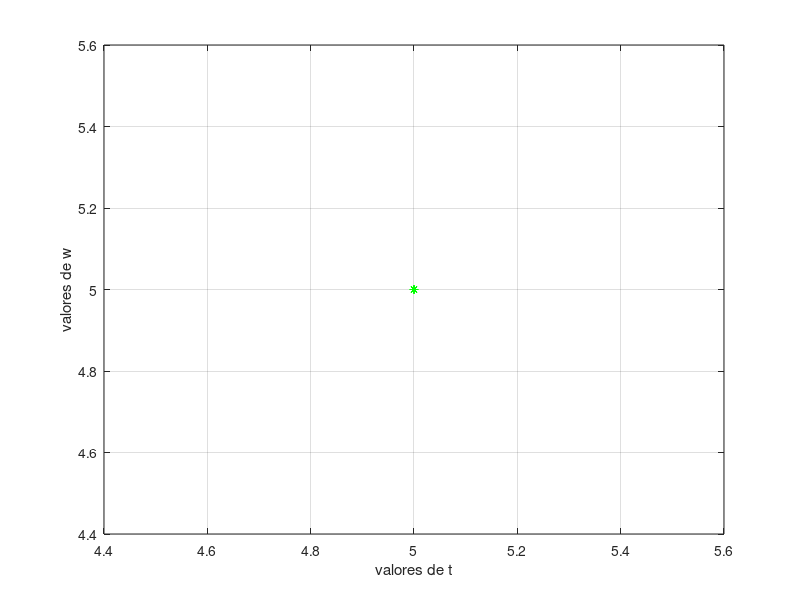

Reproduce this figure in MATLAB.
clear all     # borra variables
clc           # limpia pantalla
format longG  # Formato largo decimal

# ecuación diferencial
f = @(t,y) (200e-3*y-2e-6*y^2); 

# Derivadas recursivas
f1 = @(t,y) (200e-3*f(t,y)-4e-6*(y*f(t,y)));
f2 = @(t,y) (200e-3*f1(t,y)-4e-6*(f(t,y)^2+y*f1(t,y)));
f3 = @(t,y) (200e-3*f2(t,y)-8e-6*f(t,y)*f1(t,y)-4e-6*(f(t,y)*f1(t,y)+y*f2(t,y)));

a = input("ingrese el limite inferior, a: ");
b = input("ingrese el limite superior, b:");
N = input("ingrese el numero de iteraciones, N:");
init = input("Ingrese la condición inicial, init: ");

# Tamaño de paso
h = (b-a)/N;
#Tiempo inicial
t = a;
# Aproximar la solución y
w = init;
# iteraciones
j = 0;

for i = 1:N+1
  "---------------------"
  fprintf('Iteracion n:%i\n',j++);
  t(i+1) = t(i)+h
  w(i+1) = w(i)+h*(f(t(i),w(i))+(h/2)*f1(t(i),w(i))+(h^2/6)*f2(t(i),w(i))+(h^3/24)*f3(t(i),w(i)));
  fprintf('%.4f %.8f\n', t(i), w(i));  
  # Grafica
  plot(t(i),w(i),'g*'); grid on;
  xlabel('valores de t'); ylabel('valores de w');
  hold on;
endfor
